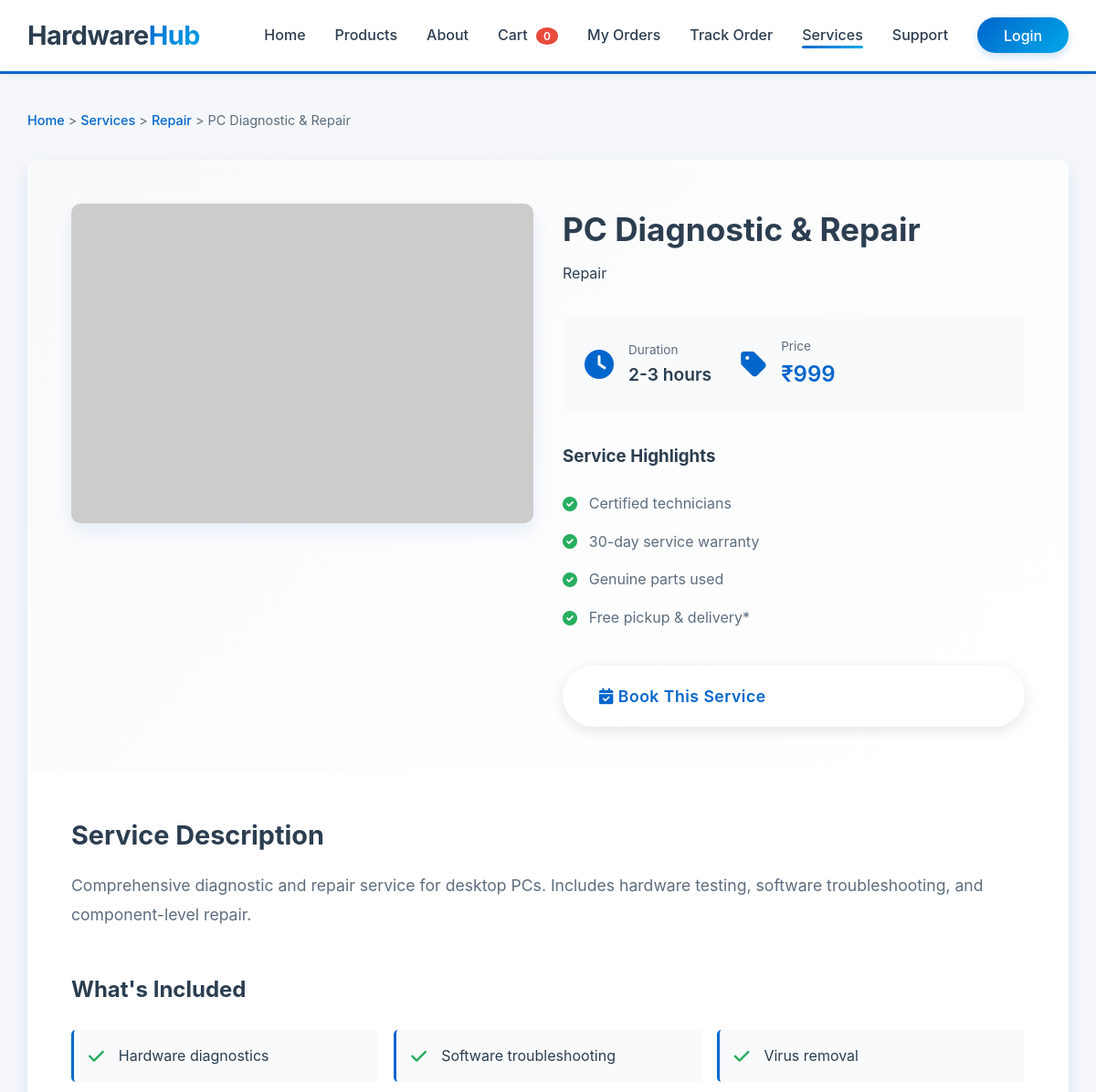
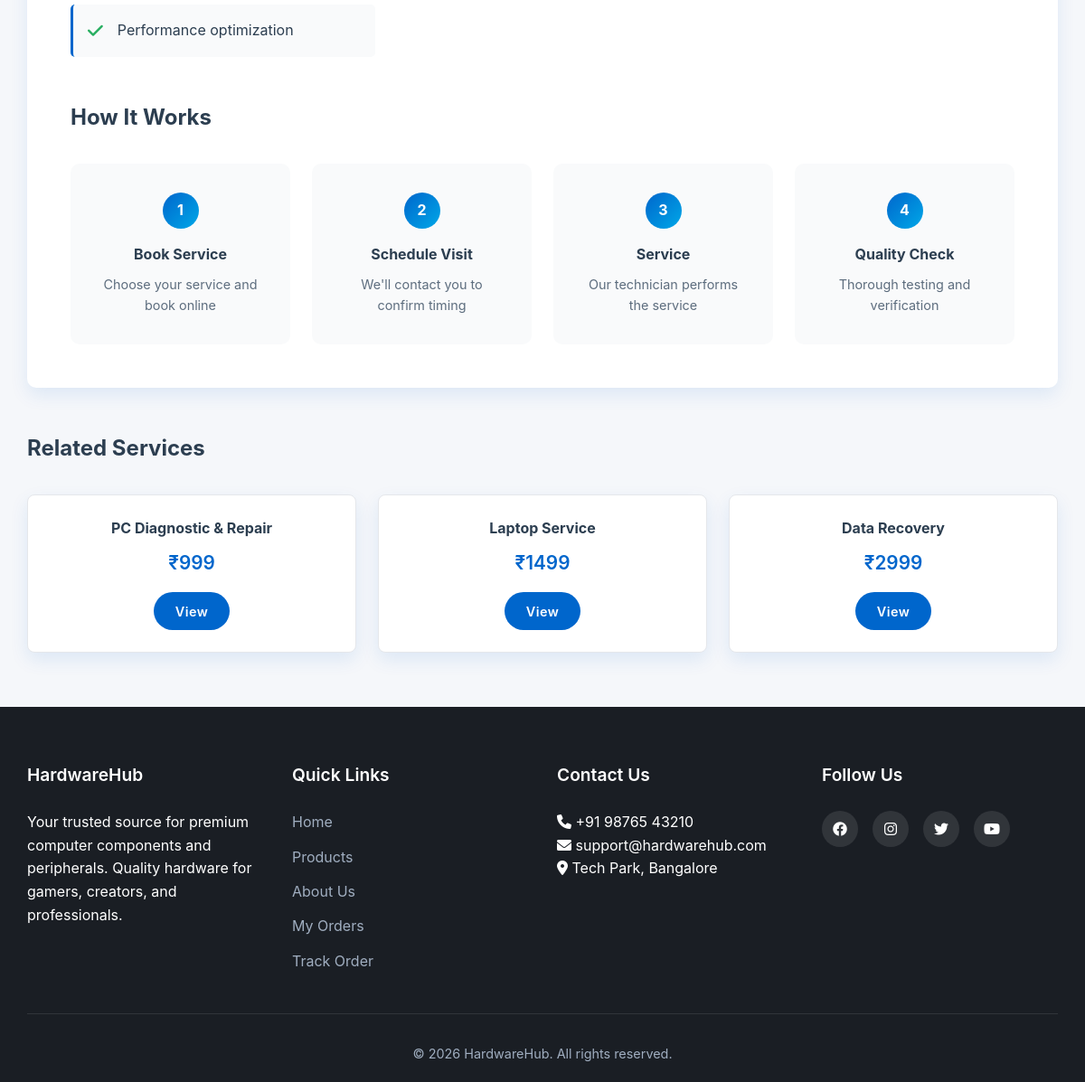
/service/1, run on the app's committed database (2 pictures, top to bottom).
### app.py (models this page shows)
class Service(db.Model):
    id = db.Column(db.Integer, primary_key=True)
    name = db.Column(db.String(100), nullable=False)
    category = db.Column(db.String(50), nullable=False)
    description = db.Column(db.Text, nullable=False)
    price = db.Column(db.Integer, nullable=False)
    duration = db.Column(db.String(50))
    includes = db.Column(db.Text)
    image = db.Column(db.String(200))
    featured = db.Column(db.Boolean, default=False)
    created_at = db.Column(db.DateTime, default=datetime.utcnow)
    bookings = db.relationship('ServiceBooking', backref='service', lazy=True)

### app.py (the view)
@app.route('/service/<int:service_id>')
def service_detail(service_id):
    service = Service.query.get_or_404(service_id)
    related_services = Service.query.filter_by(category=service.category).limit(3).all()
    return render_template('service_detail.html', service=service, related=related_services)

### templates/service_detail.html (shortened to what this page needs)
{% extends "base.html" %}
{% block content %}
<section class="service-detail-section">
    <div class="container">
        <div class="breadcrumb">
            <a href="{{ url_for('index') }}">Home</a> &gt;
            <a href="{{ url_for('services') }}">Services</a> &gt;
            <a href="{{ url_for('services') }}?category={{ service.category }}">{{ service.category }}</a> &gt;
            <span>{{ service.name }}</span>
        </div>
        <div class="service-detail">
            <div class="service-header">
                <div class="service-image-large">
                    <img src="{{ url_for('static', filename='img/services/' + service.image) if service.image else 'https://via.placeholder.com/600x400?text=PC+Service' }}"
                         alt="{{ service.name }}"
                         onerror="this.src='https://via.placeholder.com/600x400?text=PC+Service'">
                </div>
                <div class="service-header-info">
                    <h1>{{ service.name }}</h1>
                    <span class="service-category">{{ service.category }}</span>
                    <div class="service-meta">
                        <div class="meta-item">
                            <i class="fas fa-clock"></i>
                            <div>
                                <span class="meta-label">Duration</span>
                                <span class="meta-value">{{ service.duration }}</span>
                            </div>
                        </div>
                        <div class="meta-item">
                            <i class="fas fa-tag"></i>
                            <div>
                                <span class="meta-label">Price</span>
                                <span class="meta-value price">₹{{ service.price }}</span>
                            </div>
                        </div>
                    </div>
                    <div class="service-highlights">
                        <h3>Service Highlights</h3>
                        <ul>
                            <li><i class="fas fa-check-circle"></i> Certified technicians</li>
                            <li><i class="fas fa-check-circle"></i> 30-day service warranty</li>
                            <li><i class="fas fa-check-circle"></i> Genuine parts used</li>
                            <li><i class="fas fa-check-circle"></i> Free pickup & delivery*</li>
                        </ul>
                    </div>
                    <a href="{{ url_for('book_service', service_id=service.id) }}" class="btn btn-primary btn-large">
                        <i class="fas fa-calendar-check"></i> Book This Service
                    </a>
                </div>
            </div>
            <div class="service-content">
                <div class="service-description">
                    <h2>Service Description</h2>
                    <p>{{ service.description }}</p>
                </div>
                <div class="service-includes">
                    <h2>What's Included</h2>
                    <div class="includes-grid">
                        {% for item in service.includes.split(',') %}
                        <div class="include-item">
                            <i class="fas fa-check"></i>
                            <span>{{ item.strip() }}</span>
                        </div>
                        {% endfor %}
                    </div>
                </div>
                <div class="service-process">
                    <h2>How It Works</h2>
                    <div class="process-steps">
                        <div class="step">
                            <div class="step-number">1</div>
                            <h4>Book Service</h4>
                            <p>Choose your service and book online</p>
                        </div>
                        <div class="step">
                            <div class="step-number">2</div>
                            <h4>Schedule Visit</h4>
                            <p>We'll contact you to confirm timing</p>
                        </div>
                        <div class="step">
                            <div class="step-number">3</div>
                            <h4>Service</h4>
                            <p>Our technician performs the service</p>
                        </div>
                        <div class="step">
                            <div class="step-number">4</div>
                            <h4>Quality Check</h4>
                            <p>Thorough testing and verification</p>
                        </div>
                    </div>
                </div>
            </div>
        </div>
        {% if related %}
        <div class="related-services">
            <h2>Related Services</h2>
            <div class="related-grid">
                {% for related_service in related %}
                <div class="related-card">
                    <h4>{{ related_service.name }}</h4>
                    <p class="price">₹{{ related_service.price }}</p>
                    <a href="{{ url_for('service_detail', service_id=related_service.id) }}" class="btn btn-small">View</a>
                </div>
                {% endfor %}
            </div>
        </div>
        {% endif %}
    </div>
</section>
{% endblock %}

### static/css/style.css (style rules this page uses)
:root { --primary-blue: #0066CC; --secondary-blue: #004999; --accent-cyan: #00A8E8; --dark-bg: #1A1E24; --light-bg: #F5F7FA; --card-bg: #FFFFFF; --text-primary: #2C3E50; --text-secondary: #5D6D7E; --success-green: #27AE60; --warning-orange: #F39C12; --danger-red: #E74C3C; --shadow: 0 8px 20px rgba(0, 102, 204, 0.1); --shadow-hover: 0 12px 30px rgba(0, 102, 204, 0.2); --transition: all 0.3s ease; --border-radius: 10px; --border-radius-sm: 5px; }
* { margin: 0; padding: 0; box-sizing: border-box; }
html { scroll-behavior: smooth; }
body { font-family: 'Inter', 'Segoe UI', system-ui, -apple-system, sans-serif; color: var(--text-primary); line-height: 1.6; background: var(--light-bg); overflow-x: hidden; }
.container { max-width: 1400px; margin: 0 auto; padding: 0 30px; }
.btn { display: inline-block; padding: 1rem 2.5rem; text-decoration: none; border-radius: 50px; transition: var(--transition); font-weight: 600; cursor: pointer; border: none; font-size: 1rem; letter-spacing: 0.5px; }
.btn-primary { background: white; color: var(--primary-blue); box-shadow: 0 4px 15px rgba(0,0,0,0.1); }
.btn-small { padding: 0.6rem 1.5rem; font-size: 0.9rem; background: var(--primary-blue); color: white; }
.price { font-size: 1.3rem; font-weight: 700; color: var(--primary-blue); display: block; }
.breadcrumb { margin-bottom: 2rem; color: var(--text-secondary); font-size: 0.9rem; }
.breadcrumb a { color: var(--primary-blue); text-decoration: none; font-weight: 500; }

### data on the page
Service: category "Repair", name "PC Diagnostic & Repair", duration "2-3 hours", price "999", description "Comprehensive diagnostic and repair service for desktop PCs. Includes hardware testing, software troubleshooting, and component-level repair."
Service: name "Laptop Service", price "1499"
Service: name "Data Recovery", price "2999"

### other printed values
{{ item.strip() }} "Hardware diagnostics" "Software troubleshooting" "Virus removal" "Performance optimization"
